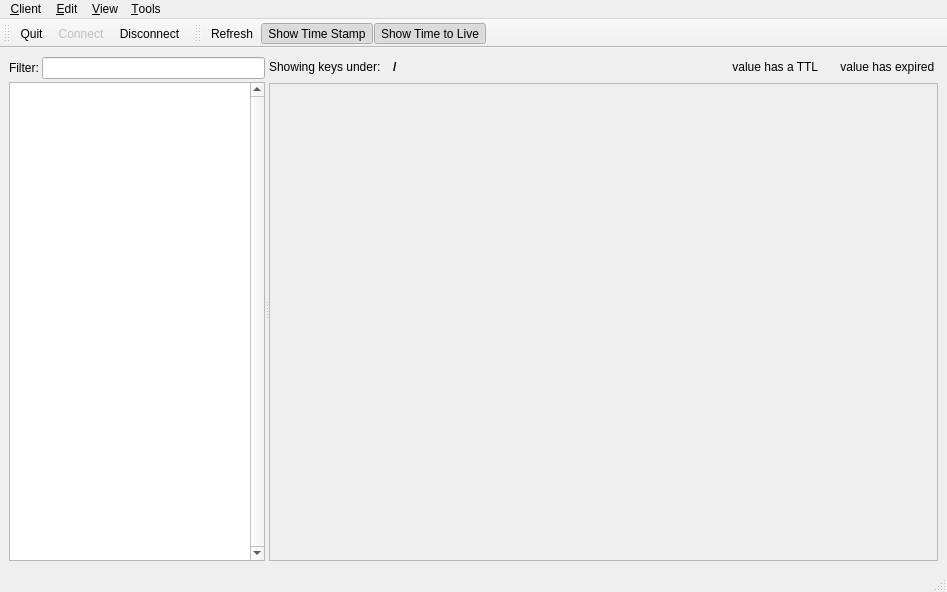
<?xml version="1.0" encoding="UTF-8"?>
<ui version="4.0">
 <class>MainWindow</class>
 <widget class="QMainWindow" name="MainWindow">
  <property name="geometry">
   <rect>
    <x>0</x>
    <y>0</y>
    <width>947</width>
    <height>592</height>
   </rect>
  </property>
  <property name="windowTitle">
   <string>Cache Inspector</string>
  </property>
  <widget class="QWidget" name="centralwidget">
   <layout class="QVBoxLayout" name="verticalLayout_2">
    <item>
     <widget class="QSplitter" name="splitter">
      <property name="orientation">
       <enum>Qt::Horizontal</enum>
      </property>
      <widget class="QWidget" name="widgetNavigation" native="true">
       <property name="sizePolicy">
        <sizepolicy hsizetype="Preferred" vsizetype="Expanding">
         <horstretch>0</horstretch>
         <verstretch>0</verstretch>
        </sizepolicy>
       </property>
       <property name="minimumSize">
        <size>
         <width>0</width>
         <height>0</height>
        </size>
       </property>
       <layout class="QGridLayout" name="layoutNavigation">
        <property name="margin">
         <number>0</number>
        </property>
        <property name="spacing">
         <number>3</number>
        </property>
        <item row="1" column="0" colspan="3">
         <widget class="QTreeWidget" name="treeCache">
          <property name="sizePolicy">
           <sizepolicy hsizetype="Preferred" vsizetype="Expanding">
            <horstretch>0</horstretch>
            <verstretch>0</verstretch>
           </sizepolicy>
          </property>
          <property name="contextMenuPolicy">
           <enum>Qt::ActionsContextMenu</enum>
          </property>
          <property name="verticalScrollBarPolicy">
           <enum>Qt::ScrollBarAlwaysOn</enum>
          </property>
          <property name="horizontalScrollBarPolicy">
           <enum>Qt::ScrollBarAsNeeded</enum>
          </property>
          <property name="rootIsDecorated">
           <bool>true</bool>
          </property>
          <property name="sortingEnabled">
           <bool>true</bool>
          </property>
          <property name="columnCount">
           <number>1</number>
          </property>
          <attribute name="headerVisible">
           <bool>false</bool>
          </attribute>
          <column>
           <property name="text">
            <string>Server</string>
           </property>
          </column>
         </widget>
        </item>
        <item row="0" column="1" colspan="2">
         <widget class="QLineEdit" name="valueFilter"/>
        </item>
        <item row="0" column="0">
         <widget class="QLabel" name="label">
          <property name="sizePolicy">
           <sizepolicy hsizetype="Fixed" vsizetype="Preferred">
            <horstretch>0</horstretch>
            <verstretch>0</verstretch>
           </sizepolicy>
          </property>
          <property name="text">
           <string>Filter:</string>
          </property>
         </widget>
        </item>
       </layout>
      </widget>
      <widget class="QWidget" name="widget" native="true">
       <property name="sizePolicy">
        <sizepolicy hsizetype="Preferred" vsizetype="Preferred">
         <horstretch>1</horstretch>
         <verstretch>0</verstretch>
        </sizepolicy>
       </property>
       <layout class="QVBoxLayout" name="verticalLayout">
        <property name="margin">
         <number>0</number>
        </property>
        <item>
         <layout class="QHBoxLayout" name="horizontalLayout">
          <item>
           <widget class="QLabel" name="label_2">
            <property name="sizePolicy">
             <sizepolicy hsizetype="Fixed" vsizetype="Preferred">
              <horstretch>0</horstretch>
              <verstretch>0</verstretch>
             </sizepolicy>
            </property>
            <property name="text">
             <string>Showing keys under:  </string>
            </property>
           </widget>
          </item>
          <item>
           <widget class="QLabel" name="labelPrefix">
            <property name="font">
             <font>
              <bold>true</bold>
             </font>
            </property>
            <property name="text">
             <string>/</string>
            </property>
           </widget>
          </item>
          <item>
           <spacer name="horizontalSpacer">
            <property name="orientation">
             <enum>Qt::Horizontal</enum>
            </property>
            <property name="sizeType">
             <enum>QSizePolicy::Fixed</enum>
            </property>
            <property name="sizeHint" stdset="0">
             <size>
              <width>10</width>
              <height>20</height>
             </size>
            </property>
           </spacer>
          </item>
          <item>
           <widget class="QLabel" name="labelDemoTTL">
            <property name="sizePolicy">
             <sizepolicy hsizetype="Fixed" vsizetype="Ignored">
              <horstretch>0</horstretch>
              <verstretch>0</verstretch>
             </sizepolicy>
            </property>
            <property name="autoFillBackground">
             <bool>true</bool>
            </property>
            <property name="text">
             <string> value has a TTL </string>
            </property>
           </widget>
          </item>
          <item>
           <spacer name="horizontalSpacer_2">
            <property name="orientation">
             <enum>Qt::Horizontal</enum>
            </property>
            <property name="sizeType">
             <enum>QSizePolicy::Fixed</enum>
            </property>
            <property name="sizeHint" stdset="0">
             <size>
              <width>10</width>
              <height>20</height>
             </size>
            </property>
           </spacer>
          </item>
          <item>
           <widget class="QLabel" name="labelDemoExpired">
            <property name="sizePolicy">
             <sizepolicy hsizetype="Fixed" vsizetype="Ignored">
              <horstretch>0</horstretch>
              <verstretch>0</verstretch>
             </sizepolicy>
            </property>
            <property name="autoFillBackground">
             <bool>true</bool>
            </property>
            <property name="text">
             <string> value has expired </string>
            </property>
           </widget>
          </item>
         </layout>
        </item>
        <item>
         <widget class="QScrollArea" name="scrollAreaKeys">
          <property name="sizePolicy">
           <sizepolicy hsizetype="Expanding" vsizetype="Expanding">
            <horstretch>0</horstretch>
            <verstretch>0</verstretch>
           </sizepolicy>
          </property>
          <property name="minimumSize">
           <size>
            <width>0</width>
            <height>0</height>
           </size>
          </property>
          <property name="widgetResizable">
           <bool>true</bool>
          </property>
          <widget class="QWidget" name="scrollAreaWidgetContents">
           <property name="geometry">
            <rect>
             <x>0</x>
             <y>0</y>
             <width>667</width>
             <height>479</height>
            </rect>
           </property>
           <property name="sizePolicy">
            <sizepolicy hsizetype="MinimumExpanding" vsizetype="Expanding">
             <horstretch>3</horstretch>
             <verstretch>0</verstretch>
            </sizepolicy>
           </property>
           <property name="minimumSize">
            <size>
             <width>0</width>
             <height>0</height>
            </size>
           </property>
           <layout class="QVBoxLayout" name="layoutContent">
            <property name="spacing">
             <number>3</number>
            </property>
            <property name="leftMargin">
             <number>0</number>
            </property>
            <property name="topMargin">
             <number>6</number>
            </property>
            <property name="rightMargin">
             <number>0</number>
            </property>
            <property name="bottomMargin">
             <number>6</number>
            </property>
            <item>
             <spacer name="spacerContent">
              <property name="orientation">
               <enum>Qt::Vertical</enum>
              </property>
              <property name="sizeHint" stdset="0">
               <size>
                <width>20</width>
                <height>0</height>
               </size>
              </property>
             </spacer>
            </item>
           </layout>
          </widget>
         </widget>
        </item>
       </layout>
      </widget>
     </widget>
    </item>
   </layout>
  </widget>
  <widget class="QMenuBar" name="menubar">
   <property name="geometry">
    <rect>
     <x>0</x>
     <y>0</y>
     <width>947</width>
     <height>22</height>
    </rect>
   </property>
   <widget class="QMenu" name="menuClient">
    <property name="title">
     <string>&amp;Client</string>
    </property>
    <addaction name="actionConnect"/>
    <addaction name="actionDisconnect"/>
    <addaction name="actionRefresh"/>
    <addaction name="separator"/>
    <addaction name="actionQuit"/>
   </widget>
   <widget class="QMenu" name="menuView">
    <property name="title">
     <string>&amp;View</string>
    </property>
    <addaction name="actionToggleTimeStamp"/>
    <addaction name="actionToggleTTL"/>
   </widget>
   <widget class="QMenu" name="menuTools">
    <property name="title">
     <string>&amp;Tools</string>
    </property>
    <addaction name="actionWatcher"/>
   </widget>
   <widget class="QMenu" name="menuEdit">
    <property name="title">
     <string>&amp;Edit</string>
    </property>
    <addaction name="actionAddNewKey"/>
    <addaction name="actionSearch"/>
   </widget>
   <addaction name="menuClient"/>
   <addaction name="menuEdit"/>
   <addaction name="menuView"/>
   <addaction name="menuTools"/>
  </widget>
  <widget class="QStatusBar" name="statusbar"/>
  <widget class="QToolBar" name="toolBarCache">
   <property name="windowTitle">
    <string>toolBar</string>
   </property>
   <property name="toolButtonStyle">
    <enum>Qt::ToolButtonTextOnly</enum>
   </property>
   <attribute name="toolBarArea">
    <enum>TopToolBarArea</enum>
   </attribute>
   <attribute name="toolBarBreak">
    <bool>false</bool>
   </attribute>
   <addaction name="actionQuit"/>
   <addaction name="actionConnect"/>
   <addaction name="actionDisconnect"/>
  </widget>
  <widget class="QToolBar" name="toolBar">
   <property name="windowTitle">
    <string>toolBar</string>
   </property>
   <attribute name="toolBarArea">
    <enum>TopToolBarArea</enum>
   </attribute>
   <attribute name="toolBarBreak">
    <bool>false</bool>
   </attribute>
   <addaction name="actionRefresh"/>
   <addaction name="actionToggleTimeStamp"/>
   <addaction name="actionToggleTTL"/>
  </widget>
  <action name="actionConnect">
   <property name="enabled">
    <bool>false</bool>
   </property>
   <property name="text">
    <string>Connect...</string>
   </property>
  </action>
  <action name="actionDisconnect">
   <property name="enabled">
    <bool>true</bool>
   </property>
   <property name="text">
    <string>&amp;Disconnect</string>
   </property>
   <property name="shortcut">
    <string>Ctrl+D</string>
   </property>
  </action>
  <action name="actionRefresh">
   <property name="enabled">
    <bool>true</bool>
   </property>
   <property name="text">
    <string>Refresh</string>
   </property>
   <property name="shortcut">
    <string>F5</string>
   </property>
  </action>
  <action name="actionQuit">
   <property name="text">
    <string>&amp;Quit</string>
   </property>
   <property name="shortcut">
    <string>Ctrl+Q</string>
   </property>
  </action>
  <action name="actionToggleTimeStamp">
   <property name="checkable">
    <bool>true</bool>
   </property>
   <property name="checked">
    <bool>true</bool>
   </property>
   <property name="text">
    <string>Show Time Stamp</string>
   </property>
  </action>
  <action name="actionToggleTTL">
   <property name="checkable">
    <bool>true</bool>
   </property>
   <property name="checked">
    <bool>true</bool>
   </property>
   <property name="text">
    <string>Show Time to Live</string>
   </property>
  </action>
  <action name="actionWatcher">
   <property name="checkable">
    <bool>false</bool>
   </property>
   <property name="text">
    <string>Watcher</string>
   </property>
  </action>
  <action name="actionAddNewKey">
   <property name="text">
    <string>Add New Key...</string>
   </property>
  </action>
  <action name="actionSearch">
   <property name="enabled">
    <bool>false</bool>
   </property>
   <property name="text">
    <string>Search...</string>
   </property>
  </action>
 </widget>
 <tabstops>
  <tabstop>treeCache</tabstop>
 </tabstops>
 <resources/>
 <connections/>
</ui>
